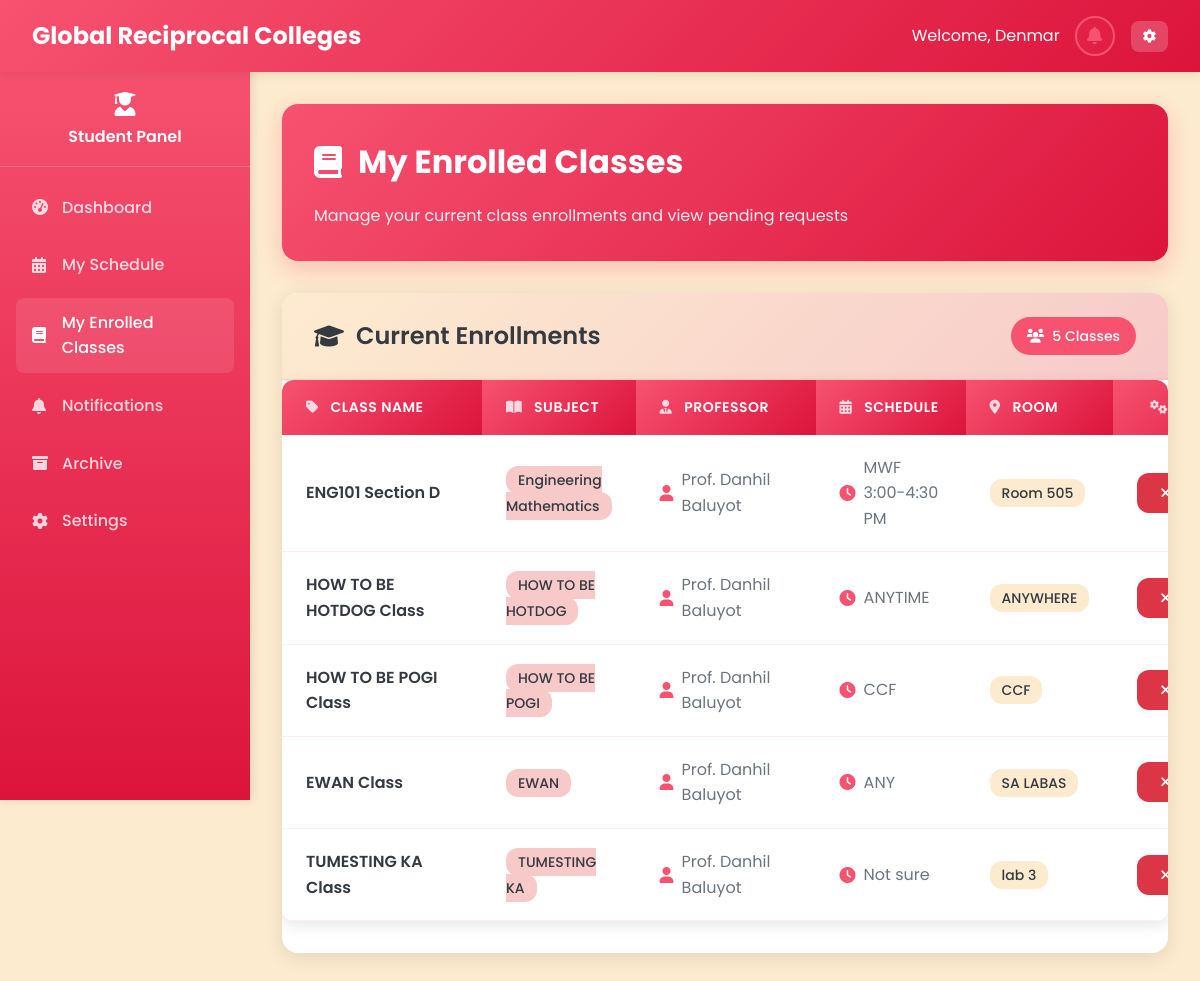
Page /Student/my_enrolled_classes.php (signed in) on the earlier database version.
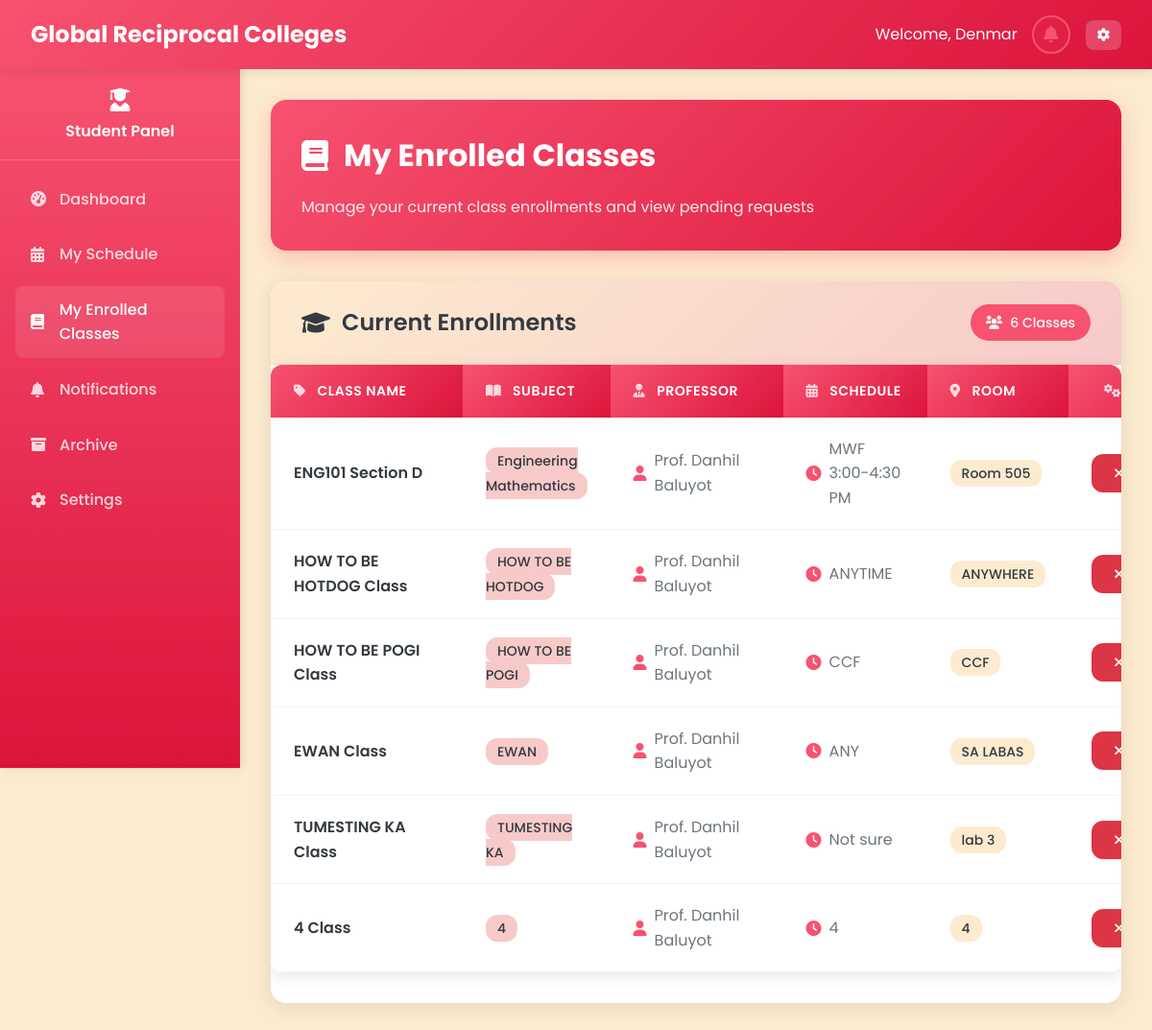
Same page on the later database version.
### tables this page shows
CREATE TABLE `classes` (
  `class_id` varchar(20) NOT NULL,
  `class_name` varchar(100) NOT NULL,
  `class_code` varchar(20) NOT NULL,
  `subject_id` varchar(20) DEFAULT NULL,
  `professor_id` varchar(20) DEFAULT NULL,
  `schedule` varchar(100) DEFAULT NULL,
  `room` varchar(50) DEFAULT NULL,
  `created_at` datetime NOT NULL,
  `updated_at` datetime NOT NULL,
  `section` varchar(10) DEFAULT NULL,
  `semester_id` int(11) DEFAULT NULL,
  `status` enum('active','archived') DEFAULT 'active',
  `school_year_semester_id` int(11) DEFAULT NULL
);

CREATE TABLE `subjects` (
  `subject_id` varchar(20) NOT NULL,
  `subject_name` varchar(100) NOT NULL,
  `subject_code` varchar(20) NOT NULL,
  `description` text DEFAULT NULL,
  `credits` int(11) NOT NULL,
  `created_at` datetime NOT NULL,
  `updated_at` datetime NOT NULL,
  `semester_id` int(11) DEFAULT NULL
);

CREATE TABLE `professors` (
  `professor_id` varchar(20) NOT NULL,
  `employee_id` varchar(20) NOT NULL,
  `first_name` varchar(50) NOT NULL,
  `last_name` varchar(50) NOT NULL,
  `email` varchar(100) NOT NULL,
  `password` varchar(255) NOT NULL,
  `department` varchar(100) NOT NULL,
  `mobile` varchar(15) NOT NULL,
  `created_at` datetime NOT NULL,
  `updated_at` datetime NOT NULL
);

### Student/my_enrolled_classes.php (the view, shortened to what the changed rows need)
<?php
require_once '../php/db.php';
$student_id = $_SESSION['user_id'];
$stmt = $pdo->prepare("SELECT c.class_id, c.class_name, c.class_code, c.subject_id, c.professor_id, c.schedule, c.room, c.created_at, c.updated_at, c.section, c.semester_id, c.status, c.school_year_semester_id, s.subject_name, p.first_name, p.last_name
                     FROM student_classes sc
                     JOIN classes c ON sc.class_id = c.class_id
                     LEFT JOIN subjects s ON c.subject_id = s.subject_id
                     LEFT JOIN professors p ON c.professor_id = p.professor_id
                     LEFT JOIN school_year_semester sys ON c.school_year_semester_id = sys.id
                     WHERE sc.student_id = ? AND c.status != 'archived'");
$stmt->execute([$student_id]);
$enrolled_classes = $stmt->fetchAll();
?>
<!DOCTYPE html>
<html lang="en">
<head>
    <link rel="stylesheet" href="../css/styles.css" />
    <link rel="stylesheet" href="https://cdnjs.cloudflare.com/ajax/libs/font-awesome/6.0.0/css/all.min.css" />
</head>
<body>
    <main class="main-content">
        <div class="page-header">
            <div class="page-header-content">
                <h1 class="page-title">
                    <i class="fas fa-book"></i>
                    My Enrolled Classes
                </h1>
            </div>
        </div>
        <div class="content-section">
            <div class="section-header">
                <h2 class="section-title">
                    <i class="fas fa-graduation-cap"></i>
                    Current Enrollments
                </h2>
                <div class="section-stats">
                    <span class="stat-badge">
                        <i class="fas fa-users"></i>
                        <?php echo count($enrolled_classes); ?> Classes
                    </span>
                </div>
            </div>
            <div class="table-container">
                <table class="data-table desktop-table">
                    <thead>
                        <tr>
                            <th><i class="fas fa-tag"></i> Class Name</th>
                            <th><i class="fas fa-book-open"></i> Subject</th>
                            <th class="mobile-hidden"><i class="fas fa-user-tie"></i> Professor</th>
                            <th class="mobile-hidden"><i class="fas fa-calendar-alt"></i> Schedule</th>
                            <th class="mobile-hidden"><i class="fas fa-map-marker-alt"></i> Room</th>
                            <th class="text-center mobile-hidden"><i class="fas fa-cogs"></i> Actions</th>
                        </tr>
                    </thead>
                    <tbody>
                        <?php if (empty($enrolled_classes)): ?>
                            <tr>
                                <td colspan="6" class="empty-state">
                                    <div class="empty-state-content">
                                        <i class="fas fa-inbox"></i>
                                        <h3>No Classes Enrolled</h3>
                                        <p>You haven't enrolled in any classes yet. Contact your administrator to get started.</p>
                                    </div>
                                </td>
                            </tr>
                        <?php else: ?>
                            <?php foreach ($enrolled_classes as $class): ?>
                                <?php
                                $professor_name = (!empty($class['first_name']) && !empty($class['last_name']))
                                    ? 'Prof. ' . $class['first_name'] . ' ' . $class['last_name']
                                    : 'N/A';
                                $has_pending_request = false;
                                $button_class = $has_pending_request ? 'btn-warning' : 'btn-danger';
                                $button_icon = $has_pending_request ? 'fas fa-clock' : 'fas fa-times';
                                $button_disabled = $has_pending_request ? 'disabled' : '';
                                ?>
                                <tr>
                                    <td class="class-name-cell">
                                        <div class="class-info">
                                            <span class="class-name"><?php echo htmlspecialchars($class['class_name']); ?></span>
                                        </div>
                                    </td>
                                    <td class="subject-cell mobile-clickable" onclick="openMobileDetailsModal('<?php echo htmlspecialchars($class['subject_name'] ?? 'N/A'); ?>', '<?php echo htmlspecialchars($class['schedule']); ?>', '<?php echo htmlspecialchars($class['class_name']); ?>', '<?php echo htmlspecialchars($professor_name); ?>', '<?php echo htmlspecialchars($class['room']); ?>', '<?php echo $class['class_id']; ?>', <?php echo $has_pending_request ? 'true' : 'false'; ?>)">
                                        <span class="subject-tag"><?php echo htmlspecialchars($class['subject_name'] ?? 'N/A'); ?></span>
                                    </td>
                                    <td class="professor-cell mobile-hidden">
                                        <div class="professor-info">
                                            <i class="fas fa-user"></i>
                                            <span><?php echo htmlspecialchars($professor_name); ?></span>
                                        </div>
                                    </td>
                                    <td class="schedule-cell mobile-hidden">
                                        <div class="schedule-info">
                                            <i class="fas fa-clock"></i>
                                            <span><?php echo htmlspecialchars($class['schedule']); ?></span>
                                        </div>
                                    </td>
                                    <td class="room-cell mobile-hidden">
                                        <span class="room-badge"><?php echo htmlspecialchars($class['room']); ?></span>
                                    </td>
                                    <td class="action-cell mobile-hidden">
                                        <button class="btn <?php echo $button_class; ?> <?php echo $button_disabled ? 'btn-disabled' : ''; ?>"
                                                <?php echo $button_disabled; ?>
                                                onclick="unenrollFromClass('<?php echo $class['class_id']; ?>')">
                                            <i class="<?php echo $button_icon; ?>"></i>
                                        </button>
                                    </td>
                                </tr>
                            <?php endforeach; ?>
                        <?php endif; ?>
                    </tbody>
                </table>
            </div>
        </div>
    </main>
</body>
</html>

Differences in the rows shown:
added classes: class_name "4 Class", subject.subject_name "4", professor.last_name "Prof. Danhil Baluyot", schedule "4", room "4"
Other differences:
count($enrolled_classes): "5" → "6"
